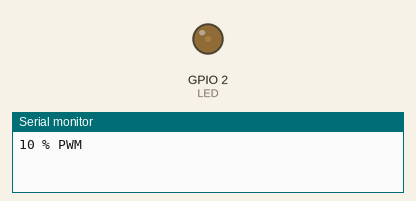
A sketch run on a simulated ESP32. Parts: output pins drawn as LEDs (lit = HIGH), the last lines printed to the serial monitor.

Above: at 0.1 s.
At 4.1 s:
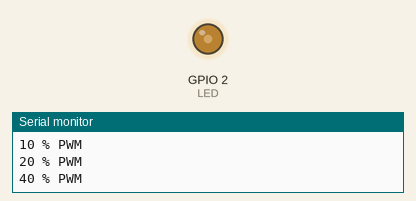
At 6.1 s:
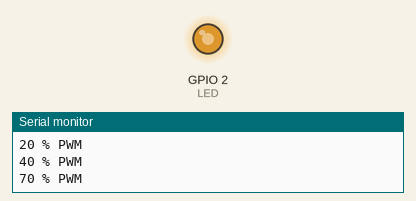
At 8.1 s:
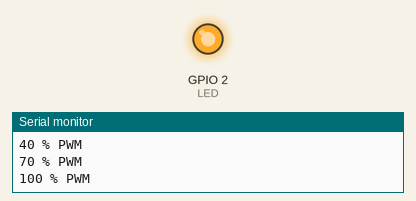
Timing chart, 0 to 40.0 s (numbered marks = the images above):
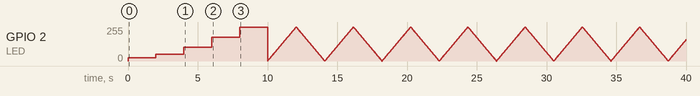

The sketch:

PWM.ino
```cpp
// Source: https://circuits4you.com/2018/12/31/esp32-pwm-example/


#define LED 2 //On Board LED

int brightness = 0;    // how bright the LED is
int fadeAmount = 5;    // how many points to fade the LED by

// setting PWM properties
const int freq = 5000;
const int ledChannel = 0;
const int resolution = 10; //Resolution 8, 10, 12, 15

//=======================================================================
//                    Power on setup
//=======================================================================
void setup() {
  Serial.begin(9600);
  pinMode(LED,OUTPUT);

  // configure LED PWM functionalitites
  ledcSetup(ledChannel, freq, resolution);

  // attach the channel to the GPIO2 to be controlled
  ledcAttachPin(LED, ledChannel);
}

//=======================================================================
//                    Main Program Loop
//=======================================================================
void loop() {
  //PWM Value varries from 0 to 1023
  Serial.println("10 % PWM");
  ledcWrite(ledChannel, 102);
  delay(2000);

  Serial.println("20 % PWM");
  ledcWrite(ledChannel,205);
  delay(2000);

  Serial.println("40 % PWM");
  ledcWrite(ledChannel,410);
  delay(2000);

  Serial.println("70 % PWM");
  ledcWrite(ledChannel,714);
  delay(2000);

  Serial.println("100 % PWM");
  ledcWrite(ledChannel,1024);
  delay(2000);

  //Continuous Fading
  Serial.println("Fadding Started");
  while(1)
  {
    // set the brightness of pin 2:
    ledcWrite(ledChannel, brightness);

    // change the brightness for next time through the loop:
    brightness = brightness + fadeAmount;

    // reverse the direction of the fading at the ends of the fade:
    if (brightness <= 0 || brightness >= 1023) {
      fadeAmount = -fadeAmount;
    }
    // wait for 30 milliseconds to see the dimming effect
    delay(10);
  }
}
//===================================
```

Measured:
- by itself, GPIO 2 (LED): 0/255 → 25/255 at 0.00 s, → 51/255 2.0 s later, → 102/255 2.0 s later, → 178/255 2.0 s later, … (3003 changes in this stretch)
